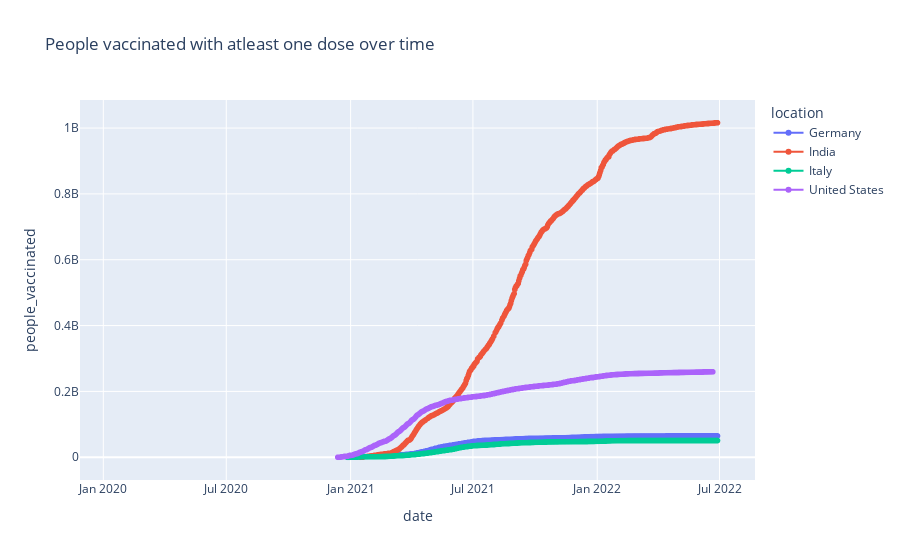

Source (notebook cell):
### Code cell
fig = px.line(df_final_dataset, x="date", y="people_vaccinated",color ='location', title= 'People vaccinated with atleast one dose over time', markers = True)
fig.show()

### Figure 1 — Plotly figure (JSON) as saved in the notebook; plotly's stock layout.template omitted (floating-point values rounded to 4 significant figures; data arrays with more than 128 entries replaced by an {"elided": "..."} marker saying what was removed)
{"data": [{"hovertemplate": "location=Germany<br>date=%{x}<br>people_vaccinated=%{y}<extra></extra>", "legendgroup": "Germany", "line": {"color": "#636efa", "dash": "solid"}, "marker": {"symbol": "circle"}, "mode": "lines+markers", "name": "Germany", "showlegend": true, "type": "scattergl", "x": {"elided": "884 str values"}, "xaxis": "x", "y": {"elided": "884 int values"}, "yaxis": "y"}, {"hovertemplate": "location=India<br>date=%{x}<br>people_vaccinated=%{y}<extra></extra>", "legendgroup": "India", "line": {"color": "#EF553B", "dash": "solid"}, "marker": {"symbol": "circle"}, "mode": "lines+markers", "name": "India", "showlegend": true, "type": "scattergl", "x": {"elided": "881 str values"}, "xaxis": "x", "y": {"elided": "881 int values"}, "yaxis": "y"}, {"hovertemplate": "location=Italy<br>date=%{x}<br>people_vaccinated=%{y}<extra></extra>", "legendgroup": "Italy", "line": {"color": "#00cc96", "dash": "solid"}, "marker": {"symbol": "circle"}, "mode": "lines+markers", "name": "Italy", "showlegend": true, "type": "scattergl", "x": {"elided": "880 str values"}, "xaxis": "x", "y": {"elided": "880 int values"}, "yaxis": "y"}, {"hovertemplate": "location=United States<br>date=%{x}<br>people_vaccinated=%{y}<extra></extra>", "legendgroup": "United States", "line": {"color": "#ab63fa", "dash": "solid"}, "marker": {"symbol": "circle"}, "mode": "lines+markers", "name": "United States", "showlegend": true, "type": "scattergl", "x": {"elided": "889 str values"}, "xaxis": "x", "y": {"elided": "889 int values"}, "yaxis": "y"}], "layout": {"legend": {"title": {"text": "location"}, "tracegroupgap": 0}, "title": {"text": "People vaccinated with atleast one dose over time"}, "xaxis": {"anchor": "y", "domain": [0, 1], "title": {"text": "date"}}, "yaxis": {"anchor": "x", "domain": [0, 1], "title": {"text": "people_vaccinated"}}}}
